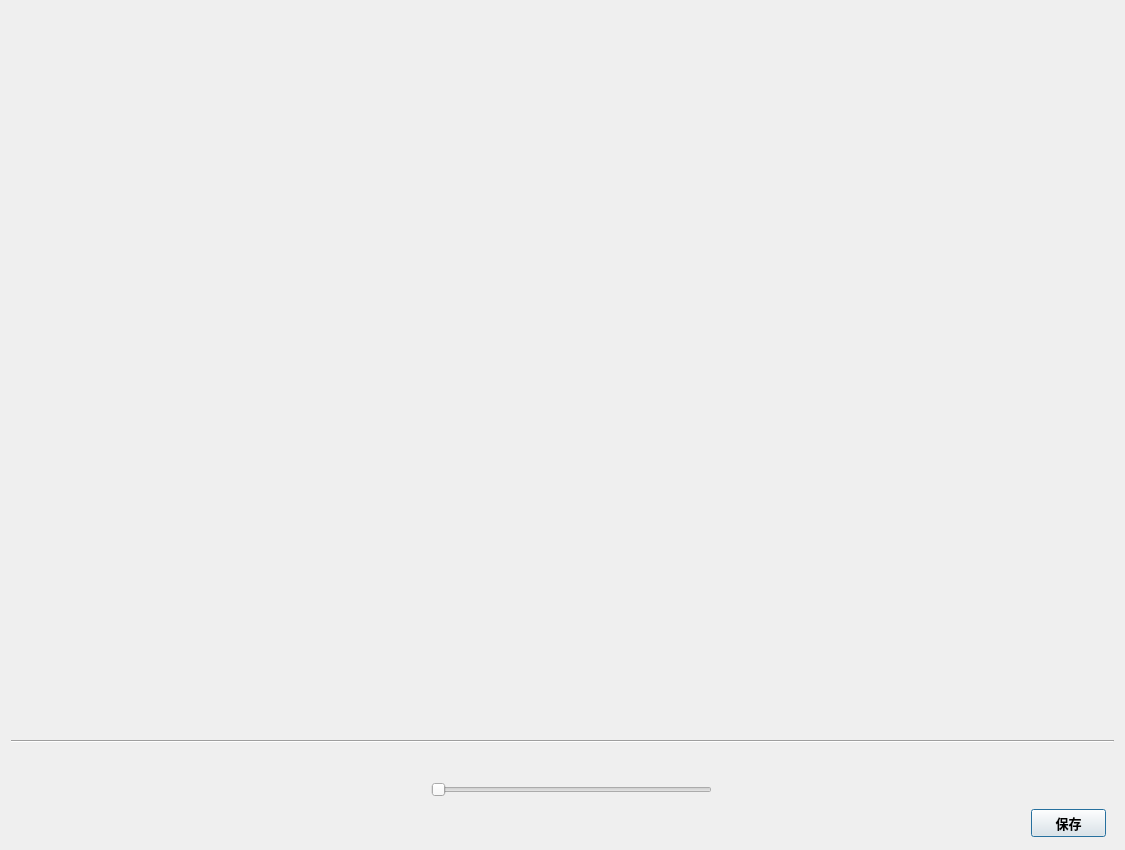
<?xml version="1.0" encoding="UTF-8"?>
<ui version="4.0">
 <class>Dialog</class>
 <widget class="QDialog" name="Dialog">
  <property name="geometry">
   <rect>
    <x>0</x>
    <y>0</y>
    <width>1125</width>
    <height>850</height>
   </rect>
  </property>
  <property name="minimumSize">
   <size>
    <width>1125</width>
    <height>850</height>
   </size>
  </property>
  <property name="maximumSize">
   <size>
    <width>1125</width>
    <height>850</height>
   </size>
  </property>
  <property name="windowTitle">
   <string>亮度调整</string>
  </property>
  <layout class="QVBoxLayout" name="verticalLayout" stretch="8,1,1">
   <item>
    <widget class="GuetShowLabel" name="label">
     <property name="text">
      <string/>
     </property>
    </widget>
   </item>
   <item>
    <widget class="Line" name="line">
     <property name="orientation">
      <enum>Qt::Horizontal</enum>
     </property>
    </widget>
   </item>
   <item>
    <widget class="QWidget" name="widget" native="true">
     <widget class="QPushButton" name="pushButton">
      <property name="geometry">
       <rect>
        <x>1020</x>
        <y>60</y>
        <width>75</width>
        <height>28</height>
       </rect>
      </property>
      <property name="font">
       <font>
        <family>Agency FB</family>
        <pointsize>10</pointsize>
        <weight>75</weight>
        <bold>true</bold>
       </font>
      </property>
      <property name="text">
       <string>保存</string>
      </property>
     </widget>
     <widget class="QSlider" name="horizontalSlider">
      <property name="geometry">
       <rect>
        <x>420</x>
        <y>20</y>
        <width>281</width>
        <height>41</height>
       </rect>
      </property>
      <property name="orientation">
       <enum>Qt::Horizontal</enum>
      </property>
     </widget>
    </widget>
   </item>
  </layout>
 </widget>
 <customwidgets>
  <customwidget>
   <class>GuetShowLabel</class>
   <extends>QLabel</extends>
   <header>guet_widget.guet_label.guet_show_label</header>
  </customwidget>
 </customwidgets>
 <resources/>
 <connections/>
</ui>
